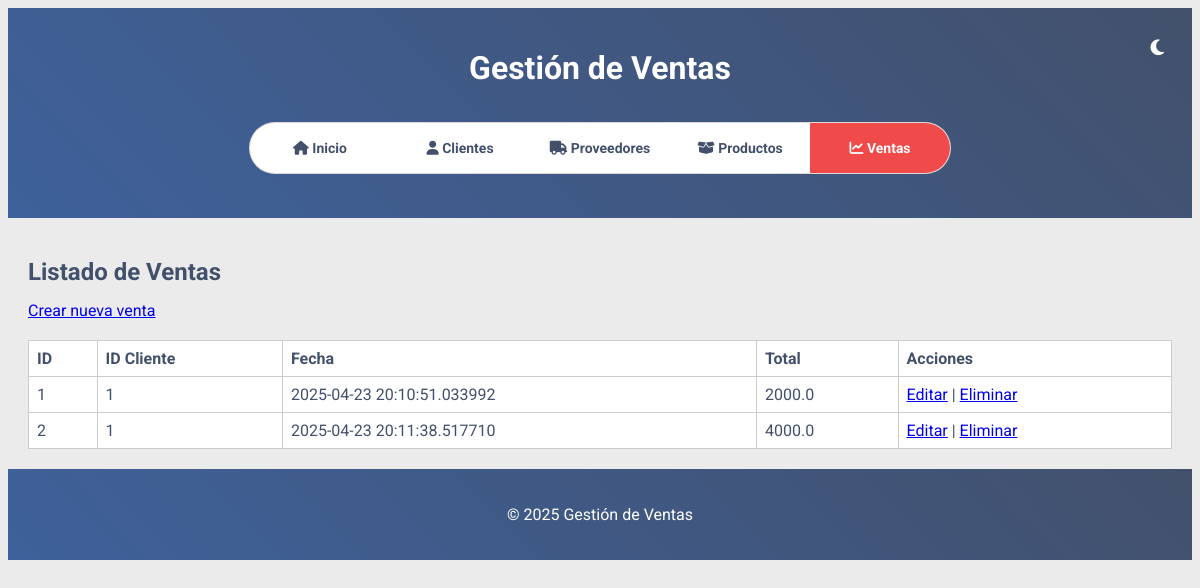
Page /ventas/lista on the earlier database version.
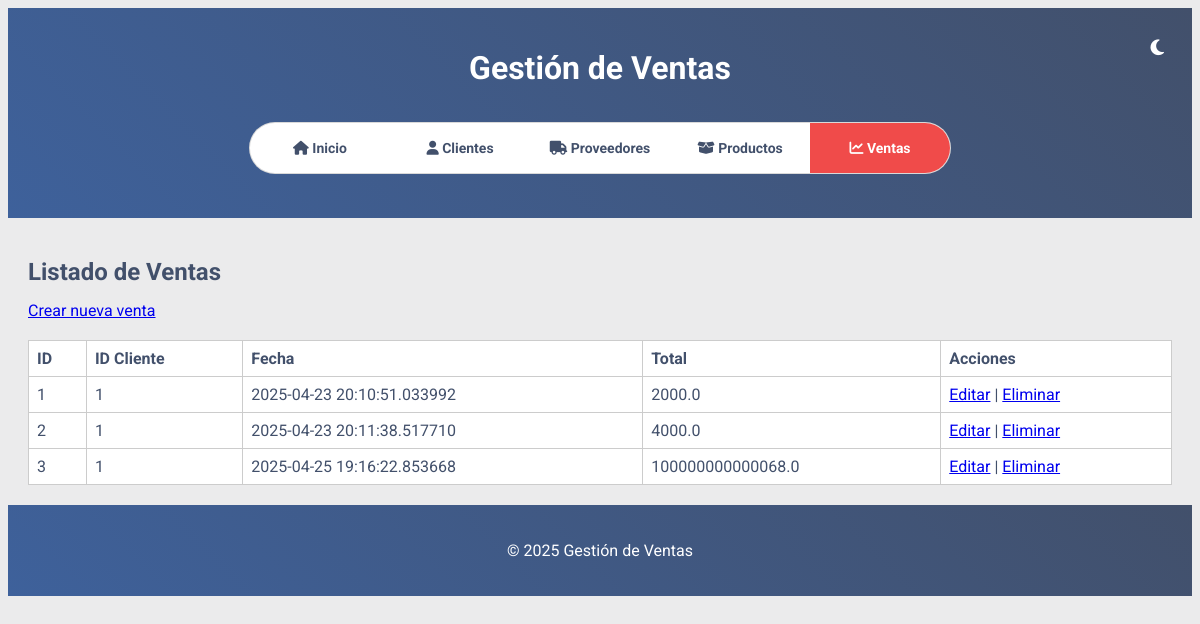
Same page on the later database version.
### models/venta.py (models this page shows, shortened)
class Venta(db.Model):
    __tablename__ = 'ventas'
    id = db.Column(db.Integer, primary_key=True)
    cliente_id = db.Column(db.Integer, db.ForeignKey('clientes.id'))
    total = db.Column(db.Float, nullable=False)
    fecha = db.Column(db.DateTime, default=datetime.datetime.utcnow)
    productos = db.relationship("VentaProducto", back_populates="venta")

### routes/ventas.py (the view)
@bp.route('/lista', methods=['GET'])
def lista_ventas():
    ventas = get_all_ventas()
    return render_template('ventas/lista.html', ventas=ventas)

### services/ventas_service.py (called while the page is built)
def get_all_ventas():
    return Venta.query.all()

### templates/ventas/lista.html (shortened to what this page needs)
{% extends "base.html" %}
{% block content %}
<h2>Listado de Ventas</h2>
<a href="{{ url_for('ventas.crear_venta_view') }}">Crear nueva venta</a>
<table>
    <thead>
        <tr>
            <th>ID</th>
            <th>ID Cliente</th>
            <th>Fecha</th>
            <th>Total</th>
            <th>Acciones</th>
        </tr>
    </thead>
    <tbody>
        {% for v in ventas %}
        <tr>
            <td>{{ v.id }}</td>
            <td>{{ v.cliente_id }}</td>
            <td>{{ v.fecha }}</td>
            <td>{{ v.total }}</td>
            <td>
                <a href="{{ url_for('ventas.editar_venta_view', id=v.id) }}">Editar</a> |
                <a href="{{ url_for('ventas.eliminar_venta_view', id=v.id) }}">Eliminar</a>
            </td>
        </tr>
        {% endfor %}
    </tbody>
</table>
{% endblock %}

Differences in the rows shown:
added Venta: id "3", cliente_id "1", fecha "2025-04-25 19:16:22.853668", total "100000000000068.0"
